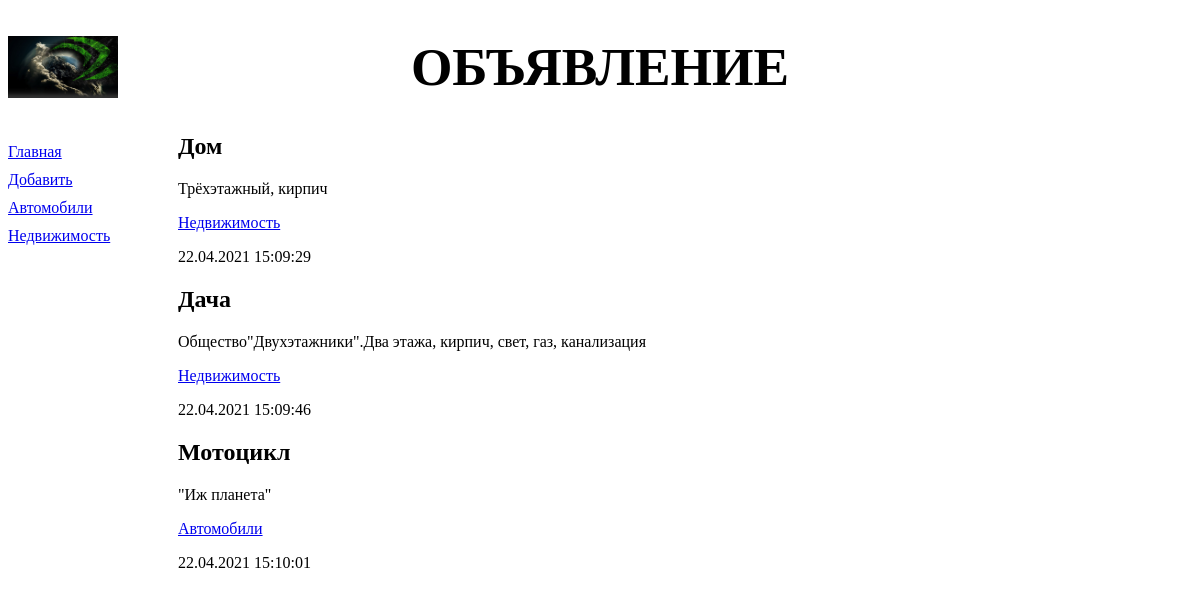
Page /bboard/ on the earlier database version.
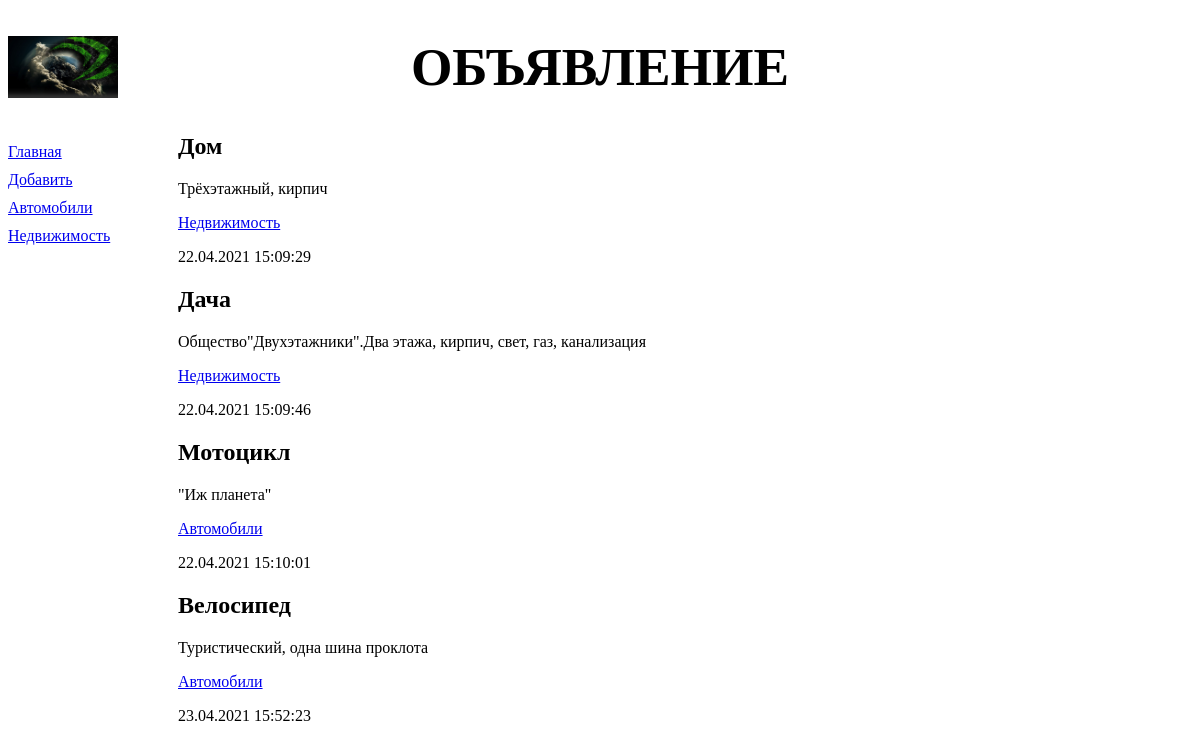
Same page on the later database version.
### bboard/models.py (models this page shows, shortened)
class Rubric(models.Model):
    name = models.CharField(max_length=20, db_index=True, verbose_name='Название')
    class Meta:
        verbose_name_plural = 'Рубрики'
        verbose_name = 'Рубрика'
        ordering = ['name']

class Bb(models.Model):
    title = models.CharField(max_length=50, verbose_name='Товар')
    content = models.TextField(null=True, blank=True, verbose_name='Описание')
    price = models.FloatField(null=True, blank=True, verbose_name='Цена')
    published = models.DateTimeField(auto_now_add=True, db_index=True, verbose_name='Опубликованно')
    rubric = models.ForeignKey('Rubric', null=True, on_delete=models.PROTECT, verbose_name='Рубрика')
    class Meta:
        verbose_name_plural = 'Объявления'
        verbose_name = 'Объявление'
        ordering = ['-published']

### bboard/views.py (the view)
def index(request):
    bbs = Bb.objects.order_by()
    rubrics = Rubric.objects.all()
    context = {'bbs': bbs, 'rubrics' : rubrics}
    return render(request, 'bboard/index.html', context)

### bboard/templates/bboard/index.html
{% extends "layout/basic.html" %}
{% block content %}
{% for bb in bbs %}
<div class="b">
	<h2>{{ bb.title }} </h2>
	<p> {{ bb.content }} </p>
	<p><a href="{% url 'by_rubric' bb.rubric.pk %}">{{ bb.rubric.name }}</a></p>
	<p>{{ bb.published|date:"d.m.Y H:i:s" }}</p>
</div>
{% endfor %}
{% endblock %}

### bboard/templates/layout/basic.html (shortened to what this page needs)
{% load static %}
<!DOCTYPE html>
<html>
	<head>
		<link rel="stylesheet" type="text/css" href="{% static 'bboard/style.css' %}">
	</head>
	<body>
		<header>
			<h1>Объявление</h1>
		</header>
		<nav>
			<a href="{% url 'index' %}">Главная</a>
			<a href="{% url 'add' %}">Добавить</a>
			{% for rubric in rubrics %}
			<a href="{% url 'by_rubric' rubric.pk %}">{{ rubric.name }}</a>
			{% endfor %}
		</nav>
		<section>
		{% block content %}
		{% endblock %}
		</section>
	</body>
</html>

Differences in the rows shown:
added Bb: title "Велосипед", content "Туристический, одна шина проклота", rubric.name "Автомобили", published "23.04.2021 15:52:23"
